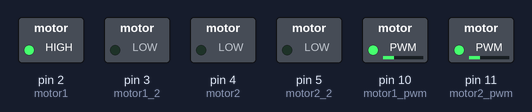
Bench run of a sketch on a simulated Arduino Uno, built with avr-gcc and run on an emulated ATmega328P. On the bench: switched loads named in the sketch (green lamp = pin HIGH).

Above: at 0.5 s.
At 1.5 s:
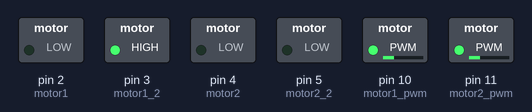
At 2.5 s:
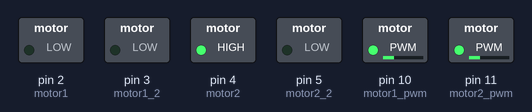
At 3.5 s:
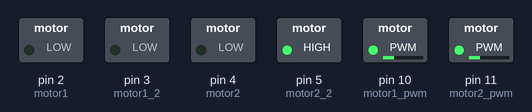
Timing chart, 0 to 5.2 s (numbered marks = the images above):
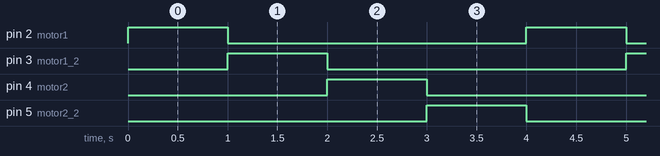

The sketch:

motor.ino
```cpp
int motor1 = 2;
int motor1_2 = 3;
int motor2 = 4;
int motor2_2 = 5;
int motor1_pwm = 10;
int motor2_pwm = 11;

void setup() {
  pinMode(motor1, OUTPUT);
  pinMode(motor1_2, OUTPUT);
  pinMode(motor2, OUTPUT);
  pinMode(motor2_2, OUTPUT);

  pinMode(motor1_pwm, OUTPUT);
  pinMode(motor2_pwm, OUTPUT);

  analogWrite(motor1_pwm, 70);
  analogWrite(motor2_pwm, 70);
}

void loop() {
  digitalWrite(motor1, HIGH);
  digitalWrite(motor1_2, LOW);
  delay(1000);

  digitalWrite(motor1, LOW);
  digitalWrite(motor1_2, HIGH);
  delay(1000);

  digitalWrite(motor1, LOW);
  digitalWrite(motor1_2, LOW);

  digitalWrite(motor2, HIGH);
  digitalWrite(motor2_2, LOW);
  delay(1000);

  digitalWrite(motor2, LOW);
  digitalWrite(motor2_2, HIGH);
  delay(1000);

  digitalWrite(motor2, LOW);
  digitalWrite(motor2_2, LOW);
}
```

Measured:
- by itself, pin 2 (motor1), pin 3 (motor1_2), pin 4 (motor2), pin 5 (motor2_2): alternates HIGH for 1.0 s and LOW for 3.0 s
- by itself, everything shown: repeats every 4.0 s, in 5 steps
